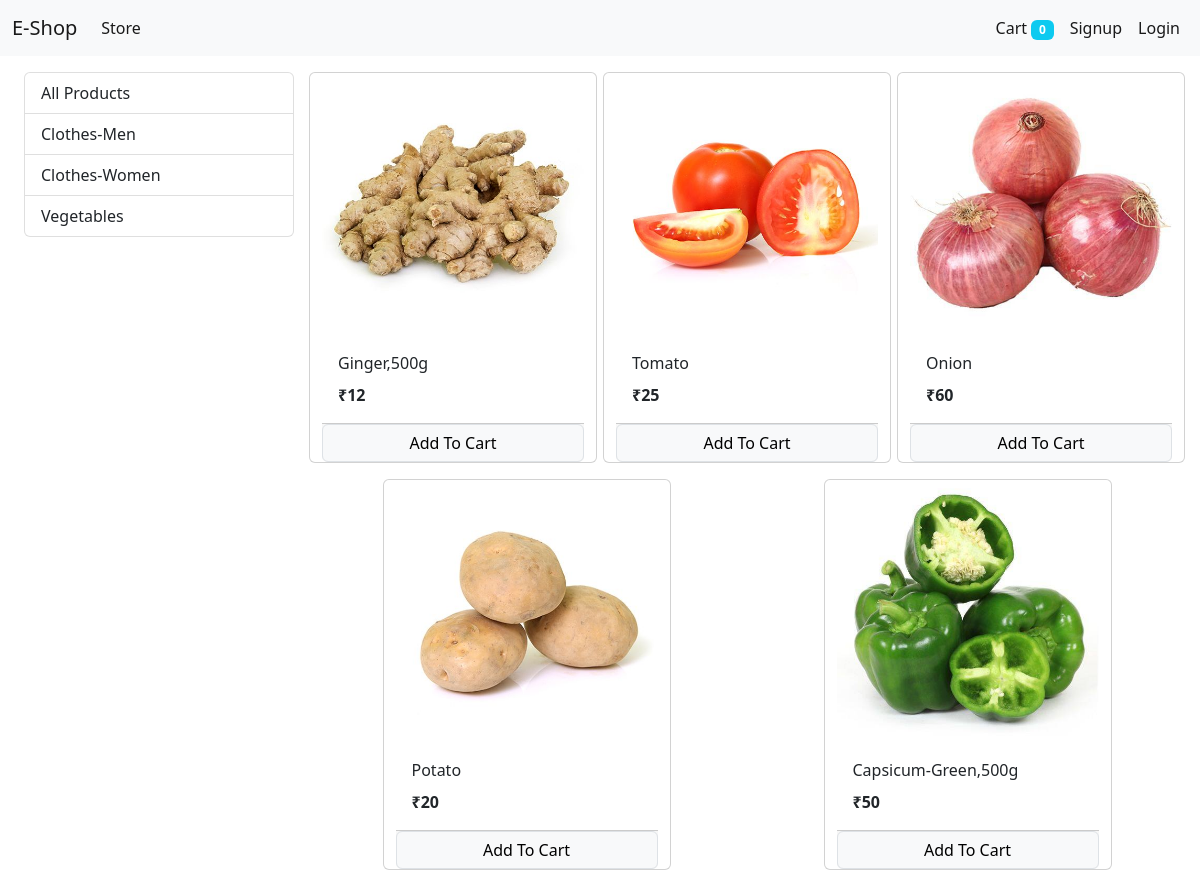
Screenshot of /?category=3 with the database file from the repository.
### store/models/category.py (models this page shows, shortened)
class Category(models.Model):
    name = models.CharField(max_length=20)
    @staticmethod
    def get_all_categories():
        return Category.objects.all()

### store/models/product.py (models this page shows, shortened)
class Product(models.Model):
    name = models.CharField(max_length=50)
    price = models.IntegerField(default=0)
    category = models.ForeignKey(Category, on_delete=models.CASCADE,default=1)
    description = models.CharField(max_length=200, default='', null=True, blank=True)
    image = models.ImageField(upload_to='uploads/products/',default='', null=True, blank=True)
    @staticmethod
    def get_all_products_by_categoryid(category_id):
        if category_id:
           return Product.objects.filter(category = category_id)
        else:
            return Product.get_all_products();

### store/views.py (the view, shortened to what this page needs)
# urls.py: path('', Index.as_view() , name="homepage"),
class Index(View):
    def get(self, request):
        cart = request.session.get('cart')
        if not cart:
            request.session['cart'] = {}
        products = None
        categories = Category.get_all_categories()
        categoryID = request.GET.get('category')
        if categoryID:
            products = Product.get_all_products_by_categoryid(categoryID)
        else:
            products = Product.get_all_products();
        data = {}
        data['products'] = products
        data['categories'] = categories
        print('You are:', request.session.get('email'))
        return render(request, 'index.html', data)

### store/templatetags/cart.py (called while the page is built)
@register.filter(name='is_in_cart')
def is_in_cart(product , cart):
    keys = cart.keys()
    for id in keys:
        print(id, product.id)
        print(type(id), type(product.id))
        if int(id) == product.id:
            return True
    return False

### store/templatetags/custom_filter.py (called while the page is built)
@register.filter(name='currency')
def currency(number):
    return "₹"+str(number)

### templates/index.html (shortened to what this page needs)
 {% extends 'base.html' %}
  {% load cart %}
  {% load custom_filter %}
  {% block content %}
  <div class="container-fluid mt-3">
  <div class="row mx-auto">
    <div class="col-lg-3 mx-auto">
        <div class="list-group">
          <a href="/" class="list-group-item list-group-item-action ">All Products</a>
          {% for category in categories %}
          <a href="/?category={{category.id}}" class="list-group-item list-group-item-action ">{{category.name}}</a>
          {% endfor %}
        </div>
    </div>
    <div id = 'products' class="col-lg-9 mx-auto">
    <div class="row">
    {% for product in products %}
    <div class="card mx-auto mb-3" id="{{product.id}}" style="width: 18rem;">
      <img src="{{product.image.url}}" class="card-img-top" alt="...">
      <div class="card-body">
        <p class="card-title">{{product.name}}</p>
        <p class="card-text"><b>{{product.price|currency}}</b></p>
      </div>
      <div class="card-footer p-0 no-gutters">
        {% if product|is_in_cart:request.session.cart %}
        <div class="row no-gutters" >
          <form action="/#{{product.id}}" class="col-2" method="POST">
            {% csrf_token %}
            <input hidden type="text" name="product" value="{{product.id}}">
            <input hidden type="text" name="remove" value="True">
            <input type="submit" value="-" class=" btn btn-block btn-secondary ">
          </form>
          <div class="text-center col">{{product|cart_quantity:request.session.cart}} in Cart</div>
          <form action="/#{{product.id}}" class="col-2" method="POST">
            {% csrf_token %}
            <input hidden type="text" name="product" value="{{product.id}}">
            <input type="submit" value="+" class=" btn btn-block btn-secondary ">
          </form>
        </div>
        {% else %}
        <form action="/#{{product.id}}" method="POST" class="btn-block">
          <input type="submit" class="float-right btn btn-block btn-light border form-control" value="Add To Cart">
        </form>
        {% endif %}
      </div>
    </div>
    {% endfor %}
  </div>
  </div>
  </div>
  </div>
  {% endblock %}

### rows the page displays
Category: name "Clothes-Men"
Category: name "Clothes-Women"
Category: name "Vegetables"
Product: image (picture), name "Ginger,500g", price "₹12"
Product: image (picture), name "Tomato", price "₹25"
Product: image (picture), name "Onion", price "₹60"
Product: image (picture), name "Potato", price "₹20"
Product: {{ product.id }} 18 (drawn), image (picture), name "Capsicum-Green,500g", price "₹50"

### other values shown
{{ request.session.cart.keys|length }} "0"
